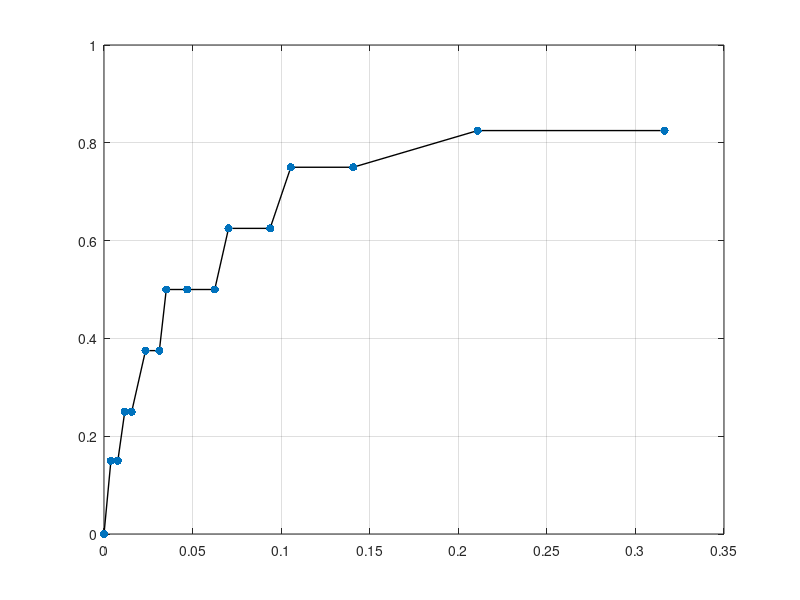

MATLAB code to generate this figure:
clear,clc, close all;

x_sqm = [0 0.00390625 0.0078125 0.01171875 0.015625 0.0234375 0.03125 ...
    0.03515625 0.046875 0.0625 0.0703125 0.09375 0.10546875 0.140625 0.2109375 0.31640625];
y_sqm = [0 0.15 0.15 0.25 0.25 0.375 0.375 0.5 0.5 ...
    0.5 0.625 0.625 0.75 0.75 0.825 0.825];

plot(x_sqm, y_sqm, 'Color', 'black', 'LineWidth', 1);
hold on;
scatter(x_sqm, y_sqm, "filled","o");
grid on;